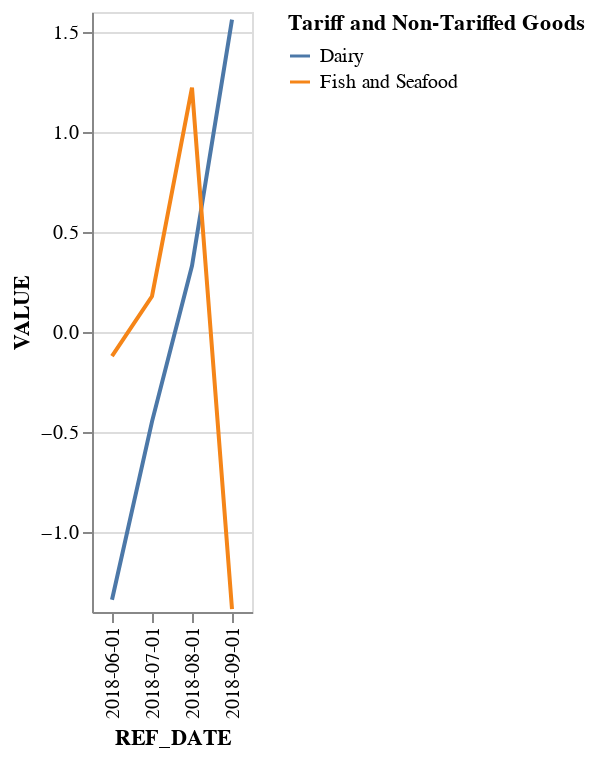

Here is the notebook cell this chart was saved with:
### Code cell
plot_for_parallel_trends(grocery_dataframe_groupby, '2018-06-01', '2018-09-01', 'Fish and Seafood', 'Dairy')

#Dairy seems unimpacted due to the protection tariffs by Canada while fish and seafood the counterfactual seems to go down following the treatment period as a sort of recovery period

### Figure 1 — Vega-Lite specification as saved in the notebook (floating-point values rounded to 4 significant figures)
{"config": {"view": {"continuousWidth": 300, "continuousHeight": 300}}, "data": {"name": "data-a6ec64dd37c21c1f6c25bc85102925a6"}, "mark": {"type": "line"}, "encoding": {"color": {"field": "Category", "legend": {"title": "Tariff and Non-Tariffed Goods"}, "type": "nominal"}, "x": {"field": "REF_DATE", "type": "nominal"}, "y": {"field": "VALUE", "type": "quantitative"}}, "$schema": "https://vega.github.io/schema/vega-lite/v5.20.1.json", "datasets": {"data-a6ec64dd37c21c1f6c25bc85102925a6": [{"REF_DATE": "2018-06-01", "Category": "Dairy", "VALUE": -1.339}, {"REF_DATE": "2018-06-01", "Category": "Fish and Seafood", "VALUE": -0.121}, {"REF_DATE": "2018-07-01", "Category": "Dairy", "VALUE": -0.4481}, {"REF_DATE": "2018-07-01", "Category": "Fish and Seafood", "VALUE": 0.1788}, {"REF_DATE": "2018-08-01", "Category": "Dairy", "VALUE": 0.331}, {"REF_DATE": "2018-08-01", "Category": "Fish and Seafood", "VALUE": 1.222}, {"REF_DATE": "2018-09-01", "Category": "Dairy", "VALUE": 1.562}, {"REF_DATE": "2018-09-01", "Category": "Fish and Seafood", "VALUE": -1.385}]}}
